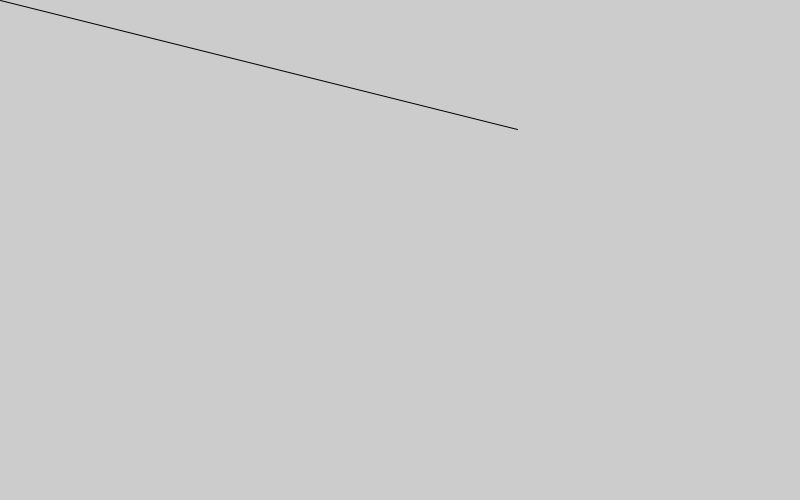
Frame 1 (no input)
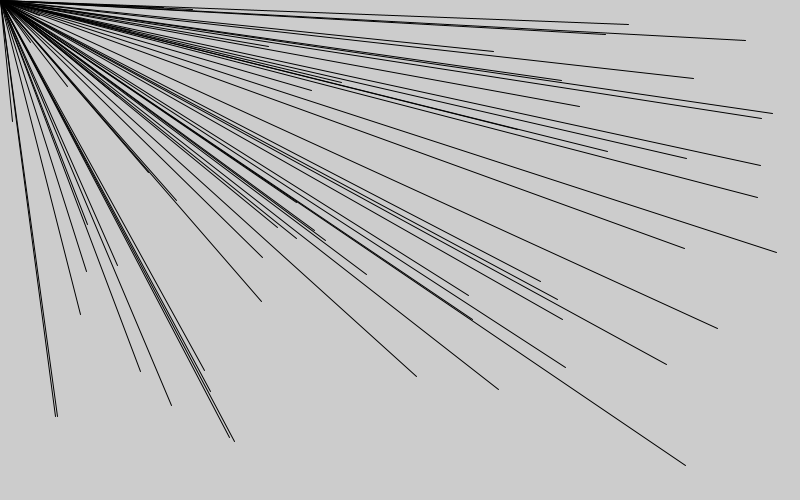
Frame 60 (the mouse pressed at the canvas centre just before this capture)
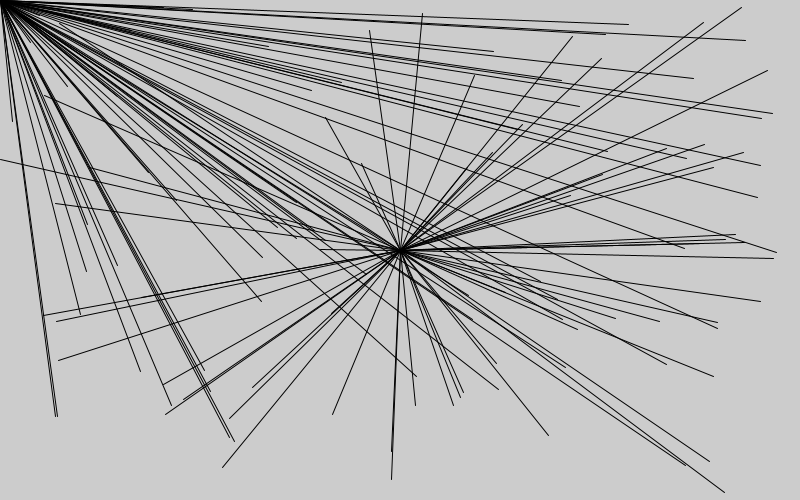
Frame 120 (the mouse held since frame 60 and released just before this capture)

The Processing sketch that drew these frames (run headless with seeded random() and noise(); from frame 60 on, the mouse is pressed at the canvas centre):

// Processing sketch: processing_938
// ── processing_938.pde

float r;
float g;
float b;
float a;
void setup(){
  size(800,500);
  //stroke(r,g,b);
  smooth();
}
void draw(){
  stroke(0,0,0);
  line(random (int(800)),random (int (500)),mouseX,mouseY);
}
void mousePressed(){
  background(r=random(255),g=random(255),b=random(255));
}
void mouseDragged(){
stroke(255,255,255);
  line(mouseX,mouseY,0,300);
} 
